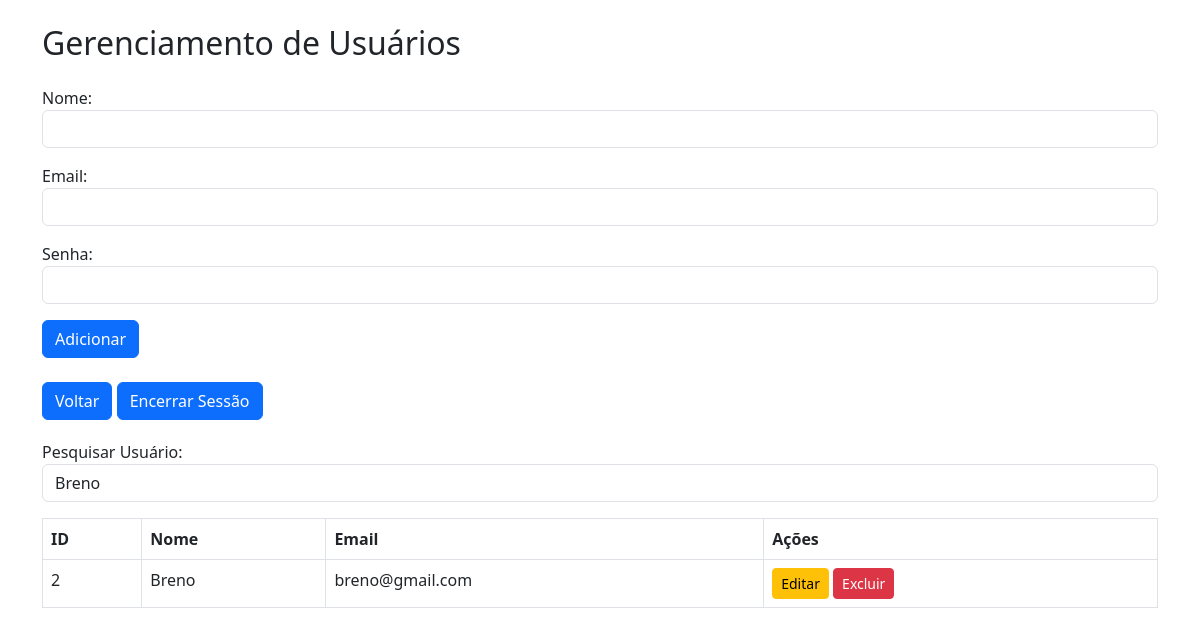
Before: /painel.php?pesquisar=Breno (signed in) with the older database file.
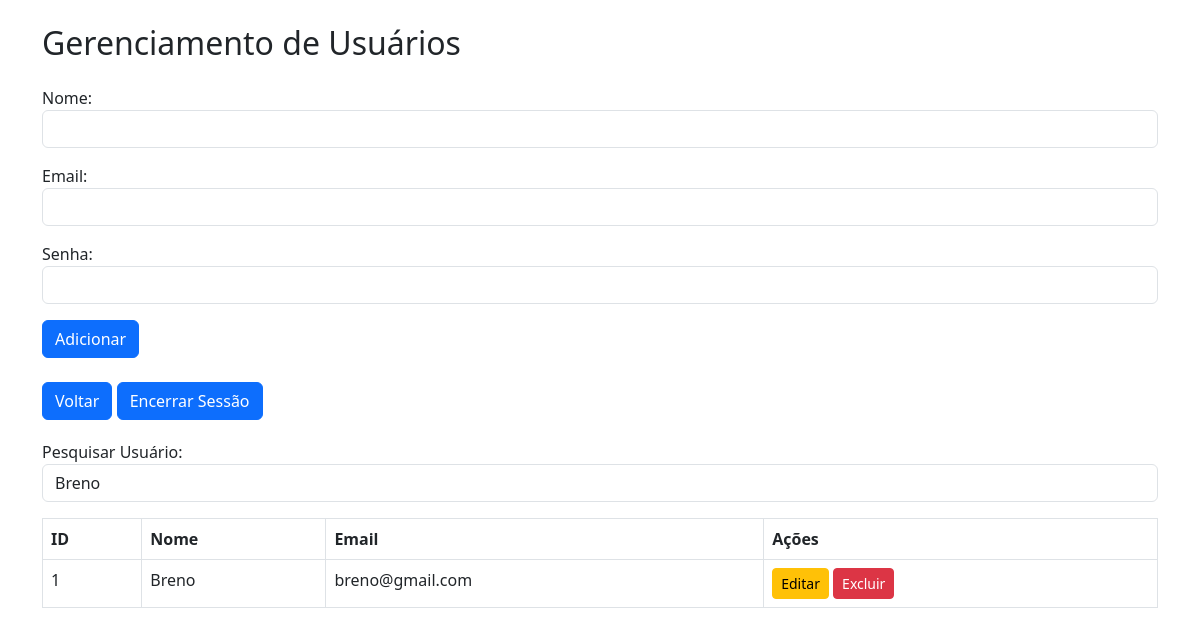
After: the same page with the newer database file.
### tables this page shows
CREATE TABLE `usuarios` (
  `id` int(11) NOT NULL,
  `nome` varchar(100) NOT NULL,
  `email` varchar(255) NOT NULL,
  `senha` varchar(255) NOT NULL,
  `criado_em` timestamp NOT NULL DEFAULT current_timestamp()
);

### Model/CRUD.php (called while the page is built, shortened)
<?php
$db = Conexao::GetConexao();
if (isset($_GET['pesquisar']) && !empty(trim($_GET['pesquisar']))) {
    $termo = '%' . trim($_GET['pesquisar']) . '%';
    $stmt = $db->prepare("SELECT * FROM usuarios WHERE nome LIKE ? OR email LIKE ?");
    $stmt->execute([$termo, $termo]);
    $usuarios = $stmt->fetchAll(PDO::FETCH_ASSOC);
} else {
    $stmt = $db->query("SELECT * FROM usuarios");
    $usuarios = $stmt->fetchAll(PDO::FETCH_ASSOC);
}
?>

### painel.php (the view, shortened to what this page needs)
<?php
include('Model/CRUD.php');
?>
<!DOCTYPE html>
<html lang="pt-br">
<head>
    <link href="bootstrap/css/bootstrap.min.css" rel="stylesheet">
</head>
<body class="container mt-4">
    <h2 class="mb-4">Gerenciamento de Usuários</h2>
    <form method="POST" class="mb-4">
        <div class="mb-3">
            <label>Nome:</label>
            <input type="text" name="nome" id="nome" class="form-control" required>
        </div>
        <div class="mb-3">
            <label>Email:</label>
            <input type="email" name="email" id="email" class="form-control" required>
        </div>
        <div class="mb-3">
            <label>Senha:</label>
            <input type="password" name="senha" id="senha" class="form-control">
        </div>
        <button type="submit" name="adicionar" id="btnSalvar" class="btn btn-primary">Adicionar</button>
    </form>
    <div class="botoes">
        <a href="../index.php"><button id="button" class="btn btn-primary">Voltar</button></a>
        <a href="../servers/logout.php"><button class="btn btn-primary">Encerrar Sessão</button></a>
    </div>
    <form method="GET" class="mb-3" id="search">
        <label for="search-user">Pesquisar Usuário:</label>
        <input type="text" name="pesquisar" id="search-user" class="form-control" value="<?= isset($_GET['pesquisar']) ? htmlspecialchars($_GET['pesquisar']) : '' ?>">
    </form>
    <table class="table table-bordered">
        <thead>
            <tr>
                <th>ID</th>
                <th>Nome</th>
                <th>Email</th>
                <th>Ações</th>
            </tr>
        </thead>
        <tbody>
            <?php foreach ($usuarios as $row) : ?>
                <tr>
                    <td><?= $row["id"] ?></td>
                    <td><?= $row["nome"] ?></td>
                    <td><?= $row["email"] ?></td>
                    <td>
                        <button class="btn btn-warning btn-sm editar" data-id="<?= $row["id"] ?>" data-nome="<?= $row["nome"] ?>" data-email="<?= $row["email"] ?>">Editar</button>
                        <a href="?deletar=<?= $row["id"] ?>" class="btn btn-danger btn-sm">Excluir</a>
                    </td>
                </tr>
            <?php endforeach; ?>
        </tbody>
    </table>
</body>
</html>

### painel.php (style rules this page uses)
.botoes { margin-bottom: 20px; }

Changed rows visible on the page:
removed usuarios: id "2", nome "Breno", email "breno@gmail.com"
now on this page (row edited): usuarios: id "1", nome "Breno", email "breno@gmail.com"
